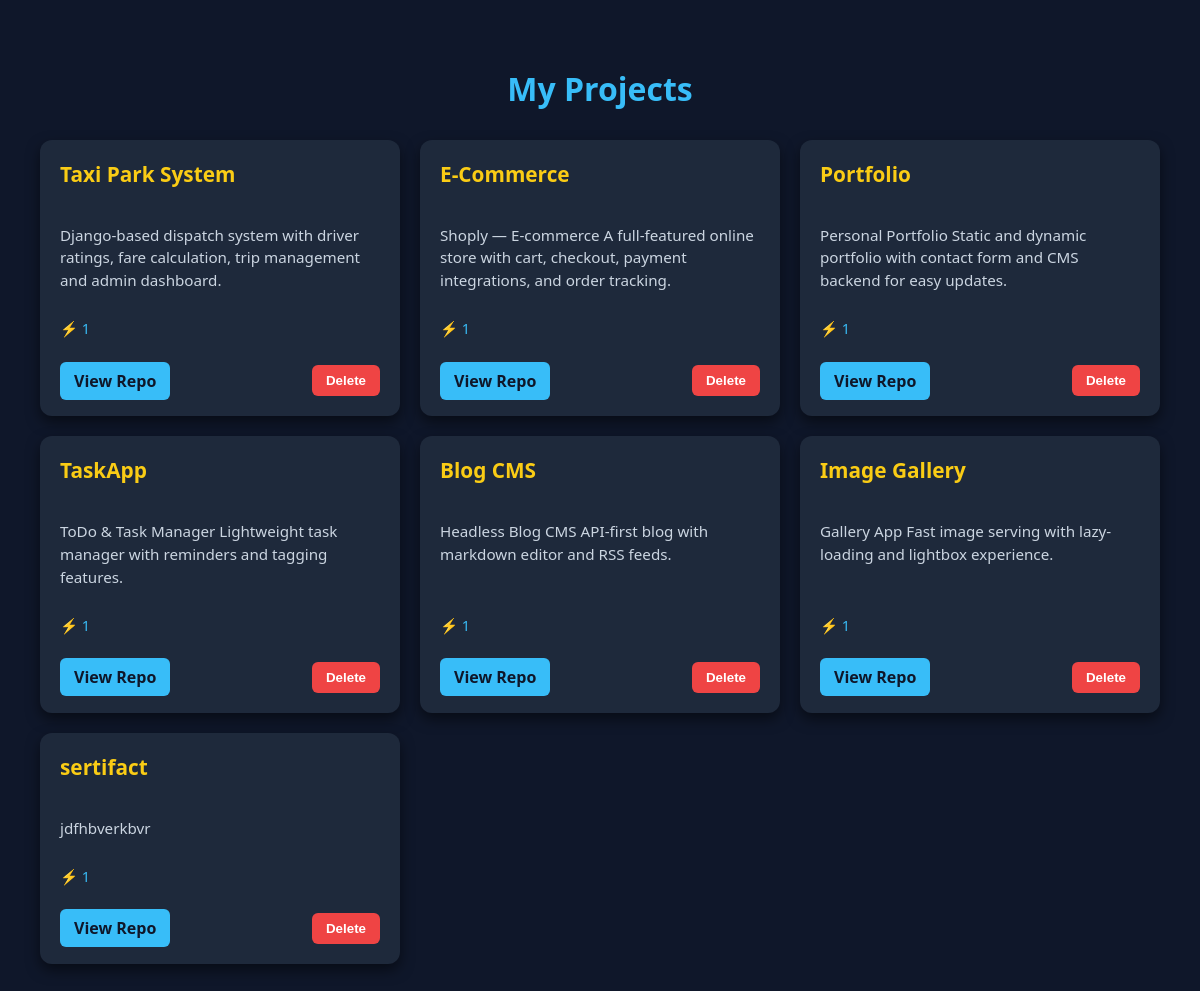
Page /projects/ (signed in) on the committed database.
### configapp/models.py (models this page shows, shortened)
class Project(models.Model):
    title = models.CharField(max_length=200)
    description = models.TextField()
    technologies = models.CharField(max_length=200)
    tech_stack = models.CharField(max_length=255)  # masalan: "Django, PostgreSQL, Bootstrap"
    repo_link = models.URLField(blank=True, null=True)

### configapp/views.py (the view)
# urls.py: path('projects/',projects_list,name = 'projects_list'),
@login_required(login_url='login')
def projects_list(request):
    project = Project.objects.all()
    return render(request,'projects.html',{'projects':project})

### configapp/templates/projects.html (shortened to what this page needs)
<!DOCTYPE html>
<html lang="en">
<head>
</head>
<body>
  <h2>My Projects</h2>
  {% if projects %}
  <div class="grid">
    {% for project in projects %}
    <div class="card">
      <h3>{{ project.title }}</h3>
      <p>{{ project.description|truncatewords:25 }}</p>
      <div class="tech-stack">⚡ {{ project.tech_stack }}</div>
      <div class="actions">
        {% if project.repo_link %}
        <div class="link">
          <a href="{{ project.repo_link }}" target="_blank">View Repo</a>
        </div>
        {% endif %}
        <form method="post" action="{% url 'delete_project' project.pk %}">
          <button type="submit" class="delete-btn">Delete</button>
        </form>
      </div>
    </div>
    {% endfor %}
  </div>
  {% else %}
    <p class="empty">No projects added yet.</p>
  {% endif %}
</body>
</html>

### configapp/templates/projects.html (style rules this page uses)
body { font-family: 'Segoe UI', Tahoma, Geneva, Verdana, sans-serif; background: #0f172a; color: #f8fafc; margin: 0; padding: 40px; }
h2 { text-align: center; margin-bottom: 30px; color: #38bdf8; font-size: 2rem; }
.grid { display: grid; grid-template-columns: repeat(auto-fit, minmax(280px, 1fr)); gap: 20px; }
.card { background: #1e293b; border-radius: 12px; padding: 20px; box-shadow: 0 6px 14px rgba(0, 0, 0, 0.5); display: flex; flex-direction: column; transition: transform 0.3s, box-shadow 0.3s; }
.card h3 { margin-top: 0; color: #facc15; font-size: 1.3rem; }
.card p { flex-grow: 1; font-size: 0.95rem; color: #cbd5e1; line-height: 1.5; }
.tech-stack { margin: 12px 0; font-size: 0.9rem; color: #38bdf8; }
.actions { margin-top: 15px; display: flex; justify-content: space-between; align-items: center; }
.link a, .delete-btn { text-decoration: none; padding: 8px 14px; border-radius: 6px; font-weight: bold; transition: background 0.3s; }
.link a { background: #38bdf8; color: #0f172a; }
.delete-btn { background: #ef4444; color: #fff; border: none; cursor: pointer; }

### rows in the picture
Project: title "Taxi Park System", description "Django-based dispatch system with driver ratings, fare calculation, trip management and admin dashboard.", tech_stack "1"
Project: title "E-Commerce", description "Shoply — E-commerce A full-featured online store with cart, checkout, payment integrations, and order tracking.", tech_stack "1"
Project: title "Portfolio", description "Personal Portfolio Static and dynamic portfolio with contact form and CMS backend for easy updates.", tech_stack "1"
Project: title "TaskApp", description "ToDo & Task Manager Lightweight task manager with reminders and tagging features.", tech_stack "1"
Project: title "Blog CMS", description "Headless Blog CMS API-first blog with markdown editor and RSS feeds.", tech_stack "1"
Project: title "Image Gallery", description "Gallery App Fast image serving with lazy-loading and lightbox experience.", tech_stack "1"
Project: title "sertifact", description "jdfhbverkbvr", tech_stack "1"
